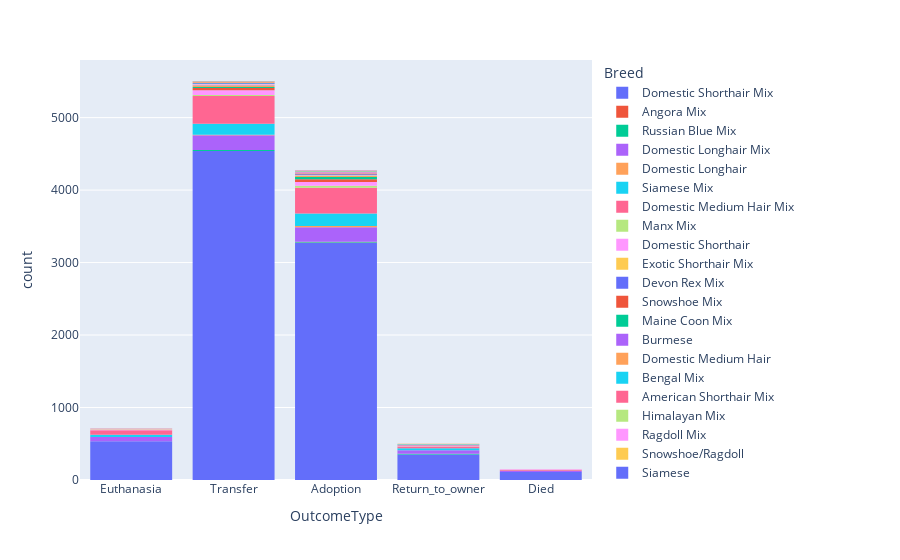

Here is the notebook cell this chart was saved with:
### Code cell
fig = px.histogram(train[train['AnimalType'] == 'Cat'], x="OutcomeType", color='Breed')
fig.show()

### Figure 1 — Plotly figure (JSON) as saved in the notebook; plotly's stock layout.template omitted (floating-point values rounded to 4 significant figures; data arrays with more than 128 entries replaced by an {"elided": "..."} marker saying what was removed)
{"data": [{"alignmentgroup": "True", "bingroup": "x", "hovertemplate": "Breed=Domestic Shorthair Mix<br>OutcomeType=%{x}<br>count=%{y}<extra></extra>", "legendgroup": "Domestic Shorthair Mix", "marker": {"color": "#636efa", "pattern": {"shape": ""}}, "name": "Domestic Shorthair Mix", "offsetgroup": "Domestic Shorthair Mix", "orientation": "v", "showlegend": true, "type": "histogram", "x": {"elided": "8810 str values"}, "xaxis": "x", "yaxis": "y"}, {"alignmentgroup": "True", "bingroup": "x", "hovertemplate": "Breed=Angora Mix<br>OutcomeType=%{x}<br>count=%{y}<extra></extra>", "legendgroup": "Angora Mix", "marker": {"color": "#EF553B", "pattern": {"shape": ""}}, "name": "Angora Mix", "offsetgroup": "Angora Mix", "orientation": "v", "showlegend": true, "type": "histogram", "x": ["Transfer", "Adoption", "Adoption", "Adoption", "Return_to_owner", "Transfer", "Adoption"], "xaxis": "x", "yaxis": "y"}, {"alignmentgroup": "True", "bingroup": "x", "hovertemplate": "Breed=Russian Blue Mix<br>OutcomeType=%{x}<br>count=%{y}<extra></extra>", "legendgroup": "Russian Blue Mix", "marker": {"color": "#00cc96", "pattern": {"shape": ""}}, "name": "Russian Blue Mix", "offsetgroup": "Russian Blue Mix", "orientation": "v", "showlegend": true, "type": "histogram", "x": ["Return_to_owner", "Return_to_owner", "Transfer", "Transfer", "Euthanasia", "Adoption", "Transfer", "Transfer", "Transfer", "Transfer", "Adoption", "Transfer", "Transfer", "Adoption", "Return_to_owner", "Adoption", "Return_to_owner", "Transfer", "Adoption", "Transfer", "Adoption", "Transfer", "Adoption", "Return_to_owner", "Transfer", "Adoption", "Return_to_owner", "Adoption", "Return_to_owner", "Return_to_owner", "Adoption", "Return_to_owner", "Adoption"], "xaxis": "x", "yaxis": "y"}, {"alignmentgroup": "True", "bingroup": "x", "hovertemplate": "Breed=Domestic Longhair Mix<br>OutcomeType=%{x}<br>count=%{y}<extra></extra>", "legendgroup": "Domestic Longhair Mix", "marker": {"color": "#ab63fa", "pattern": {"shape": ""}}, "name": "Domestic Longhair Mix", "offsetgroup": "Domestic Longhair Mix", "orientation": "v", "showlegend": true, "type": "histogram", "x": {"elided": "520 str values"}, "xaxis": "x", "yaxis": "y"}, {"alignmentgroup": "True", "bingroup": "x", "hovertemplate": "Breed=Domestic Longhair<br>OutcomeType=%{x}<br>count=%{y}<extra></extra>", "legendgroup": "Domestic Longhair", "marker": {"color": "#FFA15A", "pattern": {"shape": ""}}, "name": "Domestic Longhair", "offsetgroup": "Domestic Longhair", "orientation": "v", "showlegend": true, "type": "histogram", "x": ["Adoption", "Adoption", "Adoption", "Transfer", "Adoption", "Adoption", "Transfer", "Adoption", "Adoption", "Adoption", "Transfer", "Adoption", "Transfer", "Adoption", "Adoption", "Euthanasia", "Euthanasia", "Transfer", "Adoption", "Adoption", "Adoption", "Adoption", "Adoption"], "xaxis": "x", "yaxis": "y"}, {"alignmentgroup": "True", "bingroup": "x", "hovertemplate": "Breed=Siamese Mix<br>OutcomeType=%{x}<br>count=%{y}<extra></extra>", "legendgroup": "Siamese Mix", "marker": {"color": "#19d3f3", "pattern": {"shape": ""}}, "name": "Siamese Mix", "offsetgroup": "Siamese Mix", "orientation": "v", "showlegend": true, "type": "histogram", "x": {"elided": "389 str values"}, "xaxis": "x", "yaxis": "y"}, {"alignmentgroup": "True", "bingroup": "x", "hovertemplate": "Breed=Domestic Medium Hair Mix<br>OutcomeType=%{x}<br>count=%{y}<extra></extra>", "legendgroup": "Domestic Medium Hair Mix", "marker": {"color": "#FF6692", "pattern": {"shape": ""}}, "name": "Domestic Medium Hair Mix", "offsetgroup": "Domestic Medium Hair Mix", "orientation": "v", "showlegend": true, "type": "histogram", "x": {"elided": "839 str values"}, "xaxis": "x", "yaxis": "y"}, {"alignmentgroup": "True", "bingroup": "x", "hovertemplate": "Breed=Manx Mix<br>OutcomeType=%{x}<br>count=%{y}<extra></extra>", "legendgroup": "Manx Mix", "marker": {"color": "#B6E880", "pattern": {"shape": ""}}, "name": "Manx Mix", "offsetgroup": "Manx Mix", "orientation": "v", "showlegend": true, "type": "histogram", "x": ["Adoption", "Transfer", "Adoption", "Adoption", "Adoption", "Adoption", "Adoption", "Adoption", "Adoption", "Adoption", "Transfer", "Adoption", "Adoption", "Transfer", "Adoption", "Transfer", "Adoption", "Adoption", "Adoption", "Return_to_owner", "Adoption", "Adoption", "Adoption", "Transfer", "Transfer", "Transfer", "Transfer", "Adoption", "Adoption", "Transfer", "Adoption", "Adoption", "Adoption", "Adoption", "Transfer", "Return_to_owner", "Transfer", "Transfer", "Adoption", "Died", "Adoption", "Transfer", "Transfer", "Euthanasia"], "xaxis": "x", "yaxis": "y"}, {"alignmentgroup": "True", "bingroup": "x", "hovertemplate": "Breed=Domestic Shorthair<br>OutcomeType=%{x}<br>count=%{y}<extra></extra>", "legendgroup": "Domestic Shorthair", "marker": {"color": "#FF97FF", "pattern": {"shape": ""}}, "name": "Domestic Shorthair", "offsetgroup": "Domestic Shorthair", "orientation": "v", "showlegend": true, "type": "histogram", "x": {"elided": "143 str values"}, "xaxis": "x", "yaxis": "y"}, {"alignmentgroup": "True", "bingroup": "x", "hovertemplate": "Breed=Exotic Shorthair Mix<br>OutcomeType=%{x}<br>count=%{y}<extra></extra>", "legendgroup": "Exotic Shorthair Mix", "marker": {"color": "#FECB52", "pattern": {"shape": ""}}, "name": "Exotic Shorthair Mix", "offsetgroup": "Exotic Shorthair Mix", "orientation": "v", "showlegend": true, "type": "histogram", "x": ["Transfer", "Transfer"], "xaxis": "x", "yaxis": "y"}, {"alignmentgroup": "True", "bingroup": "x", "hovertemplate": "Breed=Devon Rex Mix<br>OutcomeType=%{x}<br>count=%{y}<extra></extra>", "legendgroup": "Devon Rex Mix", "marker": {"color": "#636efa", "pattern": {"shape": ""}}, "name": "Devon Rex Mix", "offsetgroup": "Devon Rex Mix", "orientation": "v", "showlegend": true, "type": "histogram", "x": ["Return_to_owner"], "xaxis": "x", "yaxis": "y"}, {"alignmentgroup": "True", "bingroup": "x", "hovertemplate": "Breed=Snowshoe Mix<br>OutcomeType=%{x}<br>count=%{y}<extra></extra>", "legendgroup": "Snowshoe Mix", "marker": {"color": "#EF553B", "pattern": {"shape": ""}}, "name": "Snowshoe Mix", "offsetgroup": "Snowshoe Mix", "orientation": "v", "showlegend": true, "type": "histogram", "x": ["Adoption", "Died", "Adoption", "Adoption", "Adoption", "Adoption", "Transfer", "Adoption", "Transfer", "Transfer", "Transfer", "Adoption", "Euthanasia", "Adoption", "Adoption", "Transfer", "Transfer", "Transfer", "Transfer", "Adoption", "Transfer", "Adoption", "Adoption", "Transfer", "Adoption", "Adoption", "Transfer", "Adoption", "Adoption", "Transfer", "Adoption", "Adoption", "Transfer", "Return_to_owner", "Transfer", "Adoption", "Adoption", "Transfer", "Adoption", "Transfer", "Transfer", "Adoption", "Adoption", "Transfer", "Adoption", "Transfer", "Adoption", "Transfer", "Transfer", "Transfer", "Adoption", "Adoption", "Adoption", "Adoption", "Transfer", "Transfer", "Return_to_owner", "Transfer", "Adoption", "Adoption", "Adoption", "Adoption", "Transfer", "Adoption", "Return_to_owner", "Transfer", "Adoption", "Transfer", "Adoption", "Adoption", "Transfer", "Adoption", "Transfer", "Return_to_owner", "Transfer"], "xaxis": "x", "yaxis": "y"}, {"alignmentgroup": "True", "bingroup": "x", "hovertemplate": "Breed=Maine Coon Mix<br>OutcomeType=%{x}<br>count=%{y}<extra></extra>", "legendgroup": "Maine Coon Mix", "marker": {"color": "#00cc96", "pattern": {"shape": ""}}, "name": "Maine Coon Mix", "offsetgroup": "Maine Coon Mix", "orientation": "v", "showlegend": true, "type": "histogram", "x": ["Adoption", "Adoption", "Transfer", "Adoption", "Adoption", "Return_to_owner", "Adoption", "Adoption", "Transfer", "Transfer", "Adoption", "Adoption", "Adoption", "Transfer", "Adoption", "Adoption", "Return_to_owner", "Adoption", "Adoption", "Adoption", "Adoption", "Transfer", "Adoption", "Transfer", "Transfer", "Adoption", "Adoption", "Adoption", "Adoption", "Transfer", "Return_to_owner", "Adoption", "Return_to_owner", "Adoption", "Adoption", "Transfer", "Adoption", "Adoption", "Adoption", "Adoption", "Transfer", "Adoption", "Adoption", "Transfer"], "xaxis": "x", "yaxis": "y"}, {"alignmentgroup": "True", "bingroup": "x", "hovertemplate": "Breed=Burmese<br>OutcomeType=%{x}<br>count=%{y}<extra></extra>", "legendgroup": "Burmese", "marker": {"color": "#ab63fa", "pattern": {"shape": ""}}, "name": "Burmese", "offsetgroup": "Burmese", "orientation": "v", "showlegend": true, "type": "histogram", "x": ["Adoption"], "xaxis": "x", "yaxis": "y"}, {"alignmentgroup": "True", "bingroup": "x", "hovertemplate": "Breed=Domestic Medium Hair<br>OutcomeType=%{x}<br>count=%{y}<extra></extra>", "legendgroup": "Domestic Medium Hair", "marker": {"color": "#FFA15A", "pattern": {"shape": ""}}, "name": "Domestic Medium Hair", "offsetgroup": "Domestic Medium Hair", "orientation": "v", "showlegend": true, "type": "histogram", "x": ["Adoption", "Transfer", "Adoption", "Transfer", "Adoption", "Adoption", "Transfer", "Transfer", "Adoption", "Transfer", "Adoption", "Adoption", "Transfer", "Transfer", "Adoption", "Euthanasia", "Transfer", "Adoption", "Adoption", "Transfer", "Transfer", "Transfer", "Transfer", "Adoption", "Transfer", "Adoption", "Adoption", "Transfer", "Transfer", "Adoption", "Adoption", "Adoption", "Transfer", "Transfer", "Adoption", "Transfer", "Transfer", "Transfer", "Adoption", "Transfer", "Transfer", "Transfer"], "xaxis": "x", "yaxis": "y"}, {"alignmentgroup": "True", "bingroup": "x", "hovertemplate": "Breed=Bengal Mix<br>OutcomeType=%{x}<br>count=%{y}<extra></extra>", "legendgroup": "Bengal Mix", "marker": {"color": "#19d3f3", "pattern": {"shape": ""}}, "name": "Bengal Mix", "offsetgroup": "Bengal Mix", "orientation": "v", "showlegend": true, "type": "histogram", "x": ["Adoption", "Return_to_owner", "Transfer"], "xaxis": "x", "yaxis": "y"}, {"alignmentgroup": "True", "bingroup": "x", "hovertemplate": "Breed=American Shorthair Mix<br>OutcomeType=%{x}<br>count=%{y}<extra></extra>", "legendgroup": "American Shorthair Mix", "marker": {"color": "#FF6692", "pattern": {"shape": ""}}, "name": "American Shorthair Mix", "offsetgroup": "American Shorthair Mix", "orientation": "v", "showlegend": true, "type": "histogram", "x": ["Euthanasia", "Return_to_owner", "Transfer", "Transfer", "Transfer", "Transfer", "Transfer", "Transfer", "Transfer"], "xaxis": "x", "yaxis": "y"}, {"alignmentgroup": "True", "bingroup": "x", "hovertemplate": "Breed=Himalayan Mix<br>OutcomeType=%{x}<br>count=%{y}<extra></extra>", "legendgroup": "Himalayan Mix", "marker": {"color": "#B6E880", "pattern": {"shape": ""}}, "name": "Himalayan Mix", "offsetgroup": "Himalayan Mix", "orientation": "v", "showlegend": true, "type": "histogram", "x": ["Return_to_owner", "Transfer", "Adoption", "Euthanasia", "Transfer", "Return_to_owner", "Adoption", "Transfer", "Transfer", "Euthanasia", "Adoption", "Adoption", "Adoption", "Return_to_owner", "Euthanasia"], "xaxis": "x", "yaxis": "y"}, {"alignmentgroup": "True", "bingroup": "x", "hovertemplate": "Breed=Ragdoll Mix<br>OutcomeType=%{x}<br>count=%{y}<extra></extra>", "legendgroup": "Ragdoll Mix", "marker": {"color": "#FF97FF", "pattern": {"shape": ""}}, "name": "Ragdoll Mix", "offsetgroup": "Ragdoll Mix", "orientation": "v", "showlegend": true, "type": "histogram", "x": ["Transfer", "Transfer", "Adoption", "Transfer", "Adoption", "Transfer", "Euthanasia", "Return_to_owner", "Transfer", "Adoption", "Transfer"], "xaxis": "x", "yaxis": "y"}, {"alignmentgroup": "True", "bingroup": "x", "hovertemplate": "Breed=Snowshoe/Ragdoll<br>OutcomeType=%{x}<br>count=%{y}<extra></extra>", "legendgroup": "Snowshoe/Ragdoll", "marker": {"color": "#FECB52", "pattern": {"shape": ""}}, "name": "Snowshoe/Ragdoll", "offsetgroup": "Snowshoe/Ragdoll", "orientation": "v", "showlegend": true, "type": "histogram", "x": ["Return_to_owner"], "xaxis": "x", "yaxis": "y"}, {"alignmentgroup": "True", "bingroup": "x", "hovertemplate": "Breed=Siamese<br>OutcomeType=%{x}<br>count=%{y}<extra></extra>", "legendgroup": "Siamese", "marker": {"color": "#636efa", "pattern": {"shape": ""}}, "name": "Siamese", "offsetgroup": "Siamese", "orientation": "v", "showlegend": true, "type": "histogram", "x": ["Transfer", "Transfer", "Adoption", "Transfer", "Adoption", "Adoption", "Adoption", "Adoption", "Adoption", "Transfer", "Transfer", "Transfer", "Transfer", "Transfer", "Transfer", "Adoption", "Adoption", "Adoption", "Transfer", "Adoption", "Transfer", "Adoption", "Transfer", "Adoption"], "xaxis": "x", "yaxis": "y"}, {"alignmentgroup": "True", "bingroup": "x", "hovertemplate": "Breed=Domestic Medium Hair/Siamese<br>OutcomeType=%{x}<br>count=%{y}<extra></extra>", "legendgroup": "Domestic Medium Hair/Siamese", "marker": {"color": "#EF553B", "pattern": {"shape": ""}}, "name": "Domestic Medium Hair/Siamese", "offsetgroup": "Domestic Medium Hair/Siamese", "orientation": "v", "showlegend": true, "type": "histogram", "x": ["Transfer", "Adoption"], "xaxis": "x", "yaxis": "y"}, {"alignmentgroup": "True", "bingroup": "x", "hovertemplate": "Breed=Bombay Mix<br>OutcomeType=%{x}<br>count=%{y}<extra></extra>", "legendgroup": "Bombay Mix", "marker": {"color": "#00cc96", "pattern": {"shape": ""}}, "name": "Bombay Mix", "offsetgroup": "Bombay Mix", "orientation": "v", "showlegend": true, "type": "histogram", "x": ["Transfer", "Return_to_owner", "Adoption", "Return_to_owner", "Adoption"], "xaxis": "x", "yaxis": "y"}, {"alignmentgroup": "True", "bingroup": "x", "hovertemplate": "Breed=Persian Mix<br>OutcomeType=%{x}<br>count=%{y}<extra></extra>", "legendgroup": "Persian Mix", "marker": {"color": "#ab63fa", "pattern": {"shape": ""}}, "name": "Persian Mix", "offsetgroup": "Persian Mix", "orientation": "v", "showlegend": true, "type": "histogram", "x": ["Transfer", "Adoption", "Transfer", "Euthanasia", "Adoption", "Adoption", "Return_to_owner", "Adoption", "Adoption", "Euthanasia", "Adoption", "Adoption"], "xaxis": "x", "yaxis": "y"}, {"alignmentgroup": "True", "bingroup": "x", "hovertemplate": "Breed=Siamese/Domestic Shorthair<br>OutcomeType=%{x}<br>count=%{y}<extra></extra>", "legendgroup": "Siamese/Domestic Shorthair", "marker": {"color": "#FFA15A", "pattern": {"shape": ""}}, "name": "Siamese/Domestic Shorthair", "offsetgroup": "Siamese/Domestic Shorthair", "orientation": "v", "showlegend": true, "type": "histogram", "x": ["Transfer", "Euthanasia", "Transfer", "Transfer", "Adoption", "Adoption", "Adoption", "Adoption", "Transfer", "Transfer", "Adoption"], "xaxis": "x", "yaxis": "y"}, {"alignmentgroup": "True", "bingroup": "x", "hovertemplate": "Breed=Domestic Shorthair/Manx<br>OutcomeType=%{x}<br>count=%{y}<extra></extra>", "legendgroup": "Domestic Shorthair/Manx", "marker": {"color": "#19d3f3", "pattern": {"shape": ""}}, "name": "Domestic Shorthair/Manx", "offsetgroup": "Domestic Shorthair/Manx", "orientation": "v", "showlegend": true, "type": "histogram", "x": ["Transfer"], "xaxis": "x", "yaxis": "y"}, {"alignmentgroup": "True", "bingroup": "x", "hovertemplate": "Breed=Bengal<br>OutcomeType=%{x}<br>count=%{y}<extra></extra>", "legendgroup": "Bengal", "marker": {"color": "#FF6692", "pattern": {"shape": ""}}, "name": "Bengal", "offsetgroup": "Bengal", "orientation": "v", "showlegend": true, "type": "histogram", "x": ["Adoption", "Adoption"], "xaxis": "x", "yaxis": "y"}, {"alignmentgroup": "True", "bingroup": "x", "hovertemplate": "Breed=Cornish Rex Mix<br>OutcomeType=%{x}<br>count=%{y}<extra></extra>", "legendgroup": "Cornish Rex Mix", "marker": {"color": "#B6E880", "pattern": {"shape": ""}}, "name": "Cornish Rex Mix", "offsetgroup": "Cornish Rex Mix", "orientation": "v", "showlegend": true, "type": "histogram", "x": ["Return_to_owner"], "xaxis": "x", "yaxis": "y"}, {"alignmentgroup": "True", "bingroup": "x", "hovertemplate": "Breed=Balinese Mix<br>OutcomeType=%{x}<br>count=%{y}<extra></extra>", "legendgroup": "Balinese Mix", "marker": {"color": "#FF97FF", "pattern": {"shape": ""}}, "name": "Balinese Mix", "offsetgroup": "Balinese Mix", "orientation": "v", "showlegend": true, "type": "histogram", "x": ["Adoption", "Adoption", "Adoption", "Adoption", "Transfer"], "xaxis": "x", "yaxis": "y"}, {"alignmentgroup": "True", "bingroup": "x", "hovertemplate": "Breed=Javanese Mix<br>OutcomeType=%{x}<br>count=%{y}<extra></extra>", "legendgroup": "Javanese Mix", "marker": {"color": "#FECB52", "pattern": {"shape": ""}}, "name": "Javanese Mix", "offsetgroup": "Javanese Mix", "orientation": "v", "showlegend": true, "type": "histogram", "x": ["Adoption", "Adoption"], "xaxis": "x", "yaxis": "y"}, {"alignmentgroup": "True", "bingroup": "x", "hovertemplate": "Breed=British Shorthair<br>OutcomeType=%{x}<br>count=%{y}<extra></extra>", "legendgroup": "British Shorthair", "marker": {"color": "#636efa", "pattern": {"shape": ""}}, "name": "British Shorthair", "offsetgroup": "British Shorthair", "orientation": "v", "showlegend": true, "type": "histogram", "x": ["Adoption"], "xaxis": "x", "yaxis": "y"}, {"alignmentgroup": "True", "bingroup": "x", "hovertemplate": "Breed=Japanese Bobtail Mix<br>OutcomeType=%{x}<br>count=%{y}<extra></extra>", "legendgroup": "Japanese Bobtail Mix", "marker": {"color": "#EF553B", "pattern": {"shape": ""}}, "name": "Japanese Bobtail Mix", "offsetgroup": "Japanese Bobtail Mix", "orientation": "v", "showlegend": true, "type": "histogram", "x": ["Euthanasia", "Adoption", "Transfer", "Adoption", "Transfer", "Transfer"], "xaxis": "x", "yaxis": "y"}, {"alignmentgroup": "True", "bingroup": "x", "hovertemplate": "Breed=British Shorthair Mix<br>OutcomeType=%{x}<br>count=%{y}<extra></extra>", "legendgroup": "British Shorthair Mix", "marker": {"color": "#00cc96", "pattern": {"shape": ""}}, "name": "British Shorthair Mix", "offsetgroup": "British Shorthair Mix", "orientation": "v", "showlegend": true, "type": "histogram", "x": ["Return_to_owner", "Transfer", "Adoption"], "xaxis": "x", "yaxis": "y"}, {"alignmentgroup": "True", "bingroup": "x", "hovertemplate": "Breed=Pixiebob Shorthair Mix<br>OutcomeType=%{x}<br>count=%{y}<extra></extra>", "legendgroup": "Pixiebob Shorthair Mix", "marker": {"color": "#ab63fa", "pattern": {"shape": ""}}, "name": "Pixiebob Shorthair Mix", "offsetgroup": "Pixiebob Shorthair Mix", "orientation": "v", "showlegend": true, "type": "histogram", "x": ["Adoption", "Adoption", "Adoption"], "xaxis": "x", "yaxis": "y"}, {"alignmentgroup": "True", "bingroup": "x", "hovertemplate": "Breed=Tonkinese Mix<br>OutcomeType=%{x}<br>count=%{y}<extra></extra>", "legendgroup": "Tonkinese Mix", "marker": {"color": "#FFA15A", "pattern": {"shape": ""}}, "name": "Tonkinese Mix", "offsetgroup": "Tonkinese Mix", "orientation": "v", "showlegend": true, "type": "histogram", "x": ["Adoption", "Transfer", "Euthanasia", "Return_to_owner"], "xaxis": "x", "yaxis": "y"}, {"alignmentgroup": "True", "bingroup": "x", "hovertemplate": "Breed=Sphynx<br>OutcomeType=%{x}<br>count=%{y}<extra></extra>", "legendgroup": "Sphynx", "marker": {"color": "#19d3f3", "pattern": {"shape": ""}}, "name": "Sphynx", "offsetgroup": "Sphynx", "orientation": "v", "showlegend": true, "type": "histogram", "x": ["Return_to_owner", "Adoption"], "xaxis": "x", "yaxis": "y"}, {"alignmentgroup": "True", "bingroup": "x", "hovertemplate": "Breed=Manx/Domestic Shorthair<br>OutcomeType=%{x}<br>count=%{y}<extra></extra>", "legendgroup": "Manx/Domestic Shorthair", "marker": {"color": "#FF6692", "pattern": {"shape": ""}}, "name": "Manx/Domestic Shorthair", "offsetgroup": "Manx/Domestic Shorthair", "orientation": "v", "showlegend": true, "type": "histogram", "x": ["Transfer", "Adoption"], "xaxis": "x", "yaxis": "y"}, {"alignmentgroup": "True", "bingroup": "x", "hovertemplate": "Breed=Domestic Longhair/Persian<br>OutcomeType=%{x}<br>count=%{y}<extra></extra>", "legendgroup": "Domestic Longhair/Persian", "marker": {"color": "#B6E880", "pattern": {"shape": ""}}, "name": "Domestic Longhair/Persian", "offsetgroup": "Domestic Longhair/Persian", "orientation": "v", "showlegend": true, "type": "histogram", "x": ["Adoption", "Adoption"], "xaxis": "x", "yaxis": "y"}, {"alignmentgroup": "True", "bingroup": "x", "hovertemplate": "Breed=Ocicat Mix<br>OutcomeType=%{x}<br>count=%{y}<extra></extra>", "legendgroup": "Ocicat Mix", "marker": {"color": "#FF97FF", "pattern": {"shape": ""}}, "name": "Ocicat Mix", "offsetgroup": "Ocicat Mix", "orientation": "v", "showlegend": true, "type": "histogram", "x": ["Adoption"], "xaxis": "x", "yaxis": "y"}, {"alignmentgroup": "True", "bingroup": "x", "hovertemplate": "Breed=Abyssinian Mix<br>OutcomeType=%{x}<br>count=%{y}<extra></extra>", "legendgroup": "Abyssinian Mix", "marker": {"color": "#FECB52", "pattern": {"shape": ""}}, "name": "Abyssinian Mix", "offsetgroup": "Abyssinian Mix", "orientation": "v", "showlegend": true, "type": "histogram", "x": ["Adoption", "Adoption"], "xaxis": "x", "yaxis": "y"}, {"alignmentgroup": "True", "bingroup": "x", "hovertemplate": "Breed=Munchkin Longhair Mix<br>OutcomeType=%{x}<br>count=%{y}<extra></extra>", "legendgroup": "Munchkin Longhair Mix", "marker": {"color": "#636efa", "pattern": {"shape": ""}}, "name": "Munchkin Longhair Mix", "offsetgroup": "Munchkin Longhair Mix", "orientation": "v", "showlegend": true, "type": "histogram", "x": ["Transfer"], "xaxis": "x", "yaxis": "y"}, {"alignmentgroup": "True", "bingroup": "x", "hovertemplate": "Breed=Domestic Longhair/Rex<br>OutcomeType=%{x}<br>count=%{y}<extra></extra>", "legendgroup": "Domestic Longhair/Rex", "marker": {"color": "#EF553B", "pattern": {"shape": ""}}, "name": "Domestic Longhair/Rex", "offsetgroup": "Domestic Longhair/Rex", "orientation": "v", "showlegend": true, "type": "histogram", "x": ["Transfer"], "xaxis": "x", "yaxis": "y"}, {"alignmentgroup": "True", "bingroup": "x", "hovertemplate": "Breed=Maine Coon<br>OutcomeType=%{x}<br>count=%{y}<extra></extra>", "legendgroup": "Maine Coon", "marker": {"color": "#00cc96", "pattern": {"shape": ""}}, "name": "Maine Coon", "offsetgroup": "Maine Coon", "orientation": "v", "showlegend": true, "type": "histogram", "x": ["Adoption", "Transfer", "Euthanasia"], "xaxis": "x", "yaxis": "y"}, {"alignmentgroup": "True", "bingroup": "x", "hovertemplate": "Breed=Himalayan<br>OutcomeType=%{x}<br>count=%{y}<extra></extra>", "legendgroup": "Himalayan", "marker": {"color": "#ab63fa", "pattern": {"shape": ""}}, "name": "Himalayan", "offsetgroup": "Himalayan", "orientation": "v", "showlegend": true, "type": "histogram", "x": ["Adoption", "Adoption", "Died"], "xaxis": "x", "yaxis": "y"}, {"alignmentgroup": "True", "bingroup": "x", "hovertemplate": "Breed=Turkish Van Mix<br>OutcomeType=%{x}<br>count=%{y}<extra></extra>", "legendgroup": "Turkish Van Mix", "marker": {"color": "#FFA15A", "pattern": {"shape": ""}}, "name": "Turkish Van Mix", "offsetgroup": "Turkish Van Mix", "orientation": "v", "showlegend": true, "type": "histogram", "x": ["Adoption", "Adoption"], "xaxis": "x", "yaxis": "y"}, {"alignmentgroup": "True", "bingroup": "x", "hovertemplate": "Breed=Domestic Shorthair/Domestic Medium Hair<br>OutcomeType=%{x}<br>count=%{y}<extra></extra>", "legendgroup": "Domestic Shorthair/Domestic Medium Hair", "marker": {"color": "#19d3f3", "pattern": {"shape": ""}}, "name": "Domestic Shorthair/Domestic Medium Hair", "offsetgroup": "Domestic Shorthair/Domestic Medium Hair", "orientation": "v", "showlegend": true, "type": "histogram", "x": ["Adoption"], "xaxis": "x", "yaxis": "y"}, {"alignmentgroup": "True", "bingroup": "x", "hovertemplate": "Breed=Norwegian Forest Cat Mix<br>OutcomeType=%{x}<br>count=%{y}<extra></extra>", "legendgroup": "Norwegian Forest Cat Mix", "marker": {"color": "#FF6692", "pattern": {"shape": ""}}, "name": "Norwegian Forest Cat Mix", "offsetgroup": "Norwegian Forest Cat Mix", "orientation": "v", "showlegend": true, "type": "histogram", "x": ["Transfer"], "xaxis": "x", "yaxis": "y"}, {"alignmentgroup": "True", "bingroup": "x", "hovertemplate": "Breed=Siamese/Japanese Bobtail<br>OutcomeType=%{x}<br>count=%{y}<extra></extra>", "legendgroup": "Siamese/Japanese Bobtail", "marker": {"color": "#B6E880", "pattern": {"shape": ""}}, "name": "Siamese/Japanese Bobtail", "offsetgroup": "Siamese/Japanese Bobtail", "orientation": "v", "showlegend": true, "type": "histogram", "x": ["Adoption", "Adoption"], "xaxis": "x", "yaxis": "y"}, {"alignmentgroup": "True", "bingroup": "x", "hovertemplate": "Breed=Domestic Shorthair/Siamese<br>OutcomeType=%{x}<br>count=%{y}<extra></extra>", "legendgroup": "Domestic Shorthair/Siamese", "marker": {"color": "#FF97FF", "pattern": {"shape": ""}}, "name": "Domestic Shorthair/Siamese", "offsetgroup": "Domestic Shorthair/Siamese", "orientation": "v", "showlegend": true, "type": "histogram", "x": ["Transfer", "Died"], "xaxis": "x", "yaxis": "y"}, {"alignmentgroup": "True", "bingroup": "x", "hovertemplate": "Breed=Cymric Mix<br>OutcomeType=%{x}<br>count=%{y}<extra></extra>", "legendgroup": "Cymric Mix", "marker": {"color": "#FECB52", "pattern": {"shape": ""}}, "name": "Cymric Mix", "offsetgroup": "Cymric Mix", "orientation": "v", "showlegend": true, "type": "histogram", "x": ["Transfer", "Adoption"], "xaxis": "x", "yaxis": "y"}, {"alignmentgroup": "True", "bingroup": "x", "hovertemplate": "Breed=Devon Rex<br>OutcomeType=%{x}<br>count=%{y}<extra></extra>", "legendgroup": "Devon Rex", "marker": {"color": "#636efa", "pattern": {"shape": ""}}, "name": "Devon Rex", "offsetgroup": "Devon Rex", "orientation": "v", "showlegend": true, "type": "histogram", "x": ["Transfer"], "xaxis": "x", "yaxis": "y"}, {"alignmentgroup": "True", "bingroup": "x", "hovertemplate": "Breed=Manx<br>OutcomeType=%{x}<br>count=%{y}<extra></extra>", "legendgroup": "Manx", "marker": {"color": "#EF553B", "pattern": {"shape": ""}}, "name": "Manx", "offsetgroup": "Manx", "orientation": "v", "showlegend": true, "type": "histogram", "x": ["Transfer"], "xaxis": "x", "yaxis": "y"}, {"alignmentgroup": "True", "bingroup": "x", "hovertemplate": "Breed=Snowshoe<br>OutcomeType=%{x}<br>count=%{y}<extra></extra>", "legendgroup": "Snowshoe", "marker": {"color": "#00cc96", "pattern": {"shape": ""}}, "name": "Snowshoe", "offsetgroup": "Snowshoe", "orientation": "v", "showlegend": true, "type": "histogram", "x": ["Transfer", "Adoption"], "xaxis": "x", "yaxis": "y"}, {"alignmentgroup": "True", "bingroup": "x", "hovertemplate": "Breed=Persian<br>OutcomeType=%{x}<br>count=%{y}<extra></extra>", "legendgroup": "Persian", "marker": {"color": "#ab63fa", "pattern": {"shape": ""}}, "name": "Persian", "offsetgroup": "Persian", "orientation": "v", "showlegend": true, "type": "histogram", "x": ["Adoption", "Adoption"], "xaxis": "x", "yaxis": "y"}, {"alignmentgroup": "True", "bingroup": "x", "hovertemplate": "Breed=Manx/Domestic Longhair<br>OutcomeType=%{x}<br>count=%{y}<extra></extra>", "legendgroup": "Manx/Domestic Longhair", "marker": {"color": "#FFA15A", "pattern": {"shape": ""}}, "name": "Manx/Domestic Longhair", "offsetgroup": "Manx/Domestic Longhair", "orientation": "v", "showlegend": true, "type": "histogram", "x": ["Transfer"], "xaxis": "x", "yaxis": "y"}, {"alignmentgroup": "True", "bingroup": "x", "hovertemplate": "Breed=Russian Blue<br>OutcomeType=%{x}<br>count=%{y}<extra></extra>", "legendgroup": "Russian Blue", "marker": {"color": "#19d3f3", "pattern": {"shape": ""}}, "name": "Russian Blue", "offsetgroup": "Russian Blue", "orientation": "v", "showlegend": true, "type": "histogram", "x": ["Transfer", "Adoption"], "xaxis": "x", "yaxis": "y"}, {"alignmentgroup": "True", "bingroup": "x", "hovertemplate": "Breed=Havana Brown Mix<br>OutcomeType=%{x}<br>count=%{y}<extra></extra>", "legendgroup": "Havana Brown Mix", "marker": {"color": "#FF6692", "pattern": {"shape": ""}}, "name": "Havana Brown Mix", "offsetgroup": "Havana Brown Mix", "orientation": "v", "showlegend": true, "type": "histogram", "x": ["Adoption"], "xaxis": "x", "yaxis": "y"}, {"alignmentgroup": "True", "bingroup": "x", "hovertemplate": "Breed=Ragdoll<br>OutcomeType=%{x}<br>count=%{y}<extra></extra>", "legendgroup": "Ragdoll", "marker": {"color": "#B6E880", "pattern": {"shape": ""}}, "name": "Ragdoll", "offsetgroup": "Ragdoll", "orientation": "v", "showlegend": true, "type": "histogram", "x": ["Transfer"], "xaxis": "x", "yaxis": "y"}, {"alignmentgroup": "True", "bingroup": "x", "hovertemplate": "Breed=Domestic Longhair/Russian Blue<br>OutcomeType=%{x}<br>count=%{y}<extra></extra>", "legendgroup": "Domestic Longhair/Russian Blue", "marker": {"color": "#FF97FF", "pattern": {"shape": ""}}, "name": "Domestic Longhair/Russian Blue", "offsetgroup": "Domestic Longhair/Russian Blue", "orientation": "v", "showlegend": true, "type": "histogram", "x": ["Transfer"], "xaxis": "x", "yaxis": "y"}, {"alignmentgroup": "True", "bingroup": "x", "hovertemplate": "Breed=Domestic Shorthair/British Shorthair<br>OutcomeType=%{x}<br>count=%{y}<extra></extra>", "legendgroup": "Domestic Shorthair/British Shorthair", "marker": {"color": "#FECB52", "pattern": {"shape": ""}}, "name": "Domestic Shorthair/British Shorthair", "offsetgroup": "Domestic Shorthair/British Shorthair", "orientation": "v", "showlegend": true, "type": "histogram", "x": ["Transfer"], "xaxis": "x", "yaxis": "y"}], "layout": {"barmode": "relative", "legend": {"title": {"text": "Breed"}, "tracegroupgap": 0}, "margin": {"t": 60}, "xaxis": {"anchor": "y", "domain": [0, 1], "title": {"text": "OutcomeType"}}, "yaxis": {"anchor": "x", "domain": [0, 1], "title": {"text": "count"}}}}
